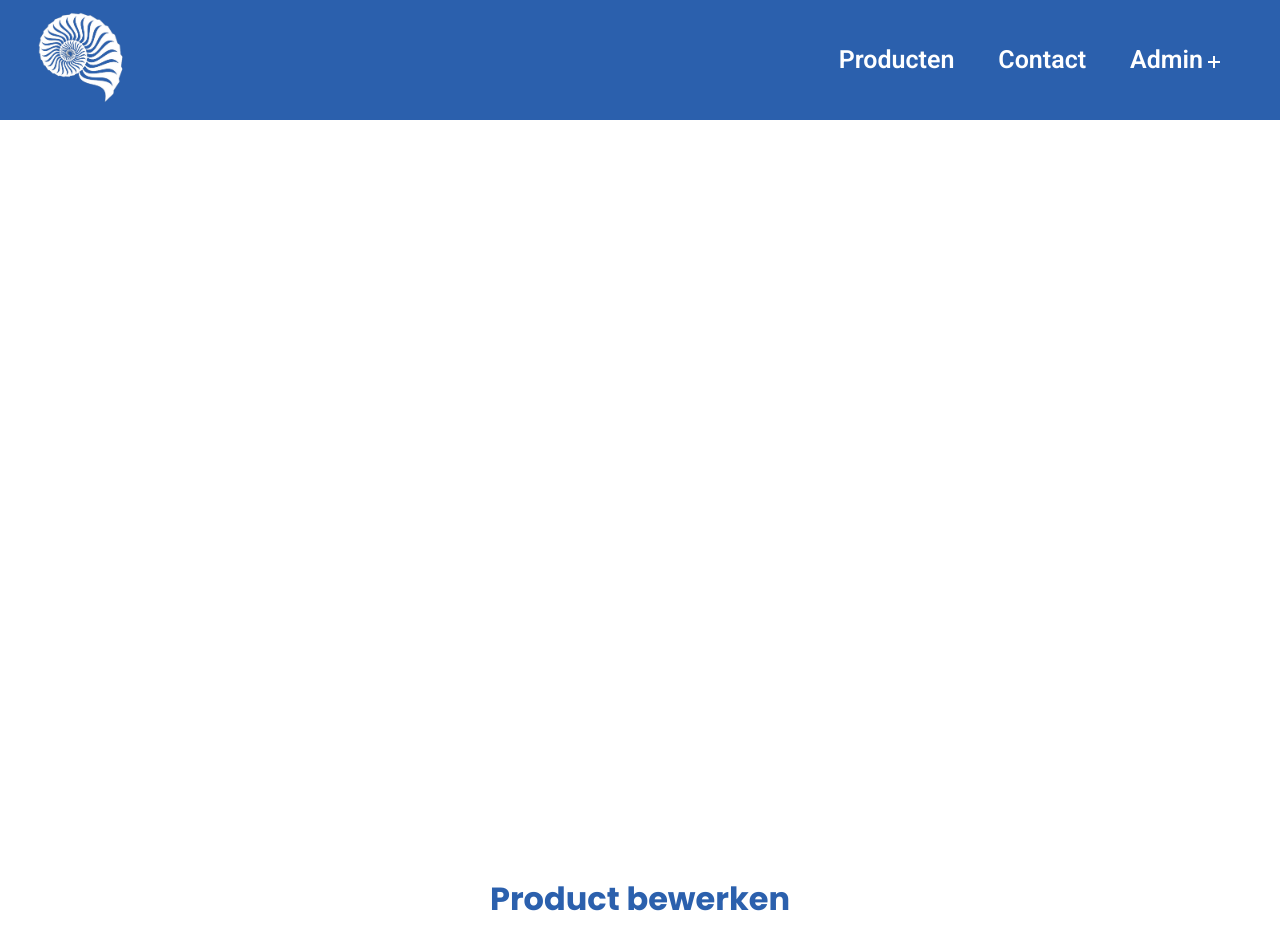
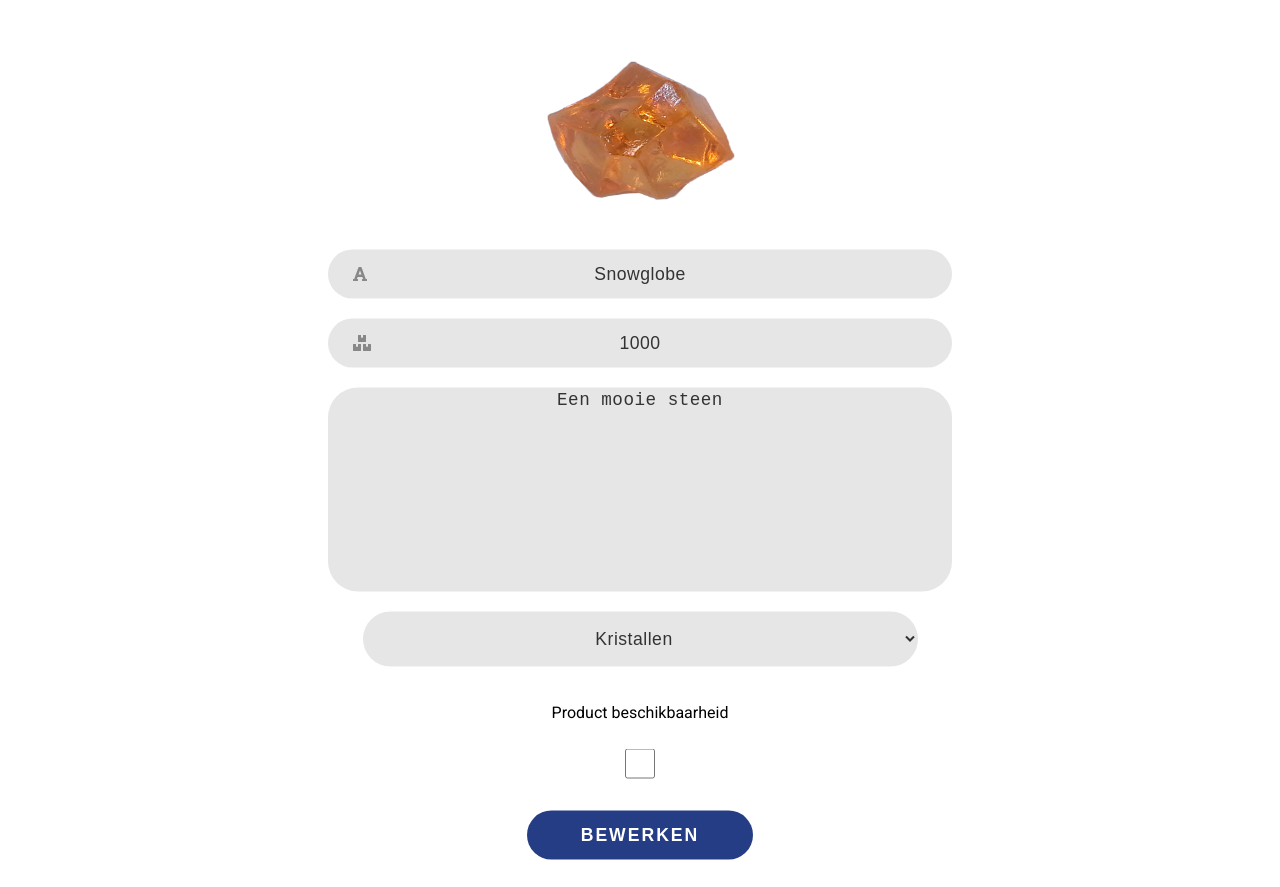
Page /editProduct.php?id=32 (signed in) on the committed database (2 pictures, top to bottom).
### tables this page shows
CREATE TABLE `product_image` (
  `image_id` int(11) NOT NULL,
  `image_name` varchar(250) NOT NULL,
  `product_id` int(11) NOT NULL
);

CREATE TABLE `product` (
  `product_id` int(11) NOT NULL,
  `product_name` varchar(50) NOT NULL,
  `product_price` int(11) NOT NULL,
  `product_category` int(11) NOT NULL,
  `product_description` longtext NOT NULL,
  `product_quantity` int(11) DEFAULT NULL,
  `product_availability` varchar(5) NOT NULL DEFAULT 'true'
);

CREATE TABLE `product_category` (
  `category_id` int(11) NOT NULL,
  `category_name` varchar(250) NOT NULL
);

### classes/dbh.php (called while the page is built)
<?php
class dbh
{
    public function connection()
    {
        try {
            $username = "root";
            $password = "";
            $pdo = new PDO('mysql:host=localhost;dbname=fas', $username, $password);
            return $pdo;
        } catch (PDOException $e) {
            print "Error!:" . $e->getMessage() . "<br/>";
            die();
        }
    }
}

### editProduct.php (the view, shortened to what this page needs)
<?php
include 'incs/header.php';
include 'classes/dbh.php';
$dbh = new Dbh();
$productId = $_GET['id'];
?>
<?php
include 'incs/navBar.php';
?>
<div id="add-product-container">
<?php
$stmt = $dbh->connection()->prepare("SELECT * FROM product INNER JOIN product_image ON product_image.product_id = product.product_id  WHERE product.product_id = :productId");
$stmt->bindParam(':productId', $productId);
$stmt->execute();
$row = $stmt->fetch(PDO::FETCH_ASSOC);
$productName = $row['product_name'];
$productDescription = $row['product_description'];
$productImage = $row['image_name'];
$productCategory = $row['product_category'];
$productStock = $row['product_quantity'];
$productAvailability = $row['product_availability'];
$stmt = $dbh->connection()->prepare("SELECT * FROM product_category WHERE category_id = :productCategory");
$stmt->bindParam(':productCategory', $productCategory);
$stmt->execute();
$row = $stmt->fetch(PDO::FETCH_ASSOC);
$productCategoryName = $row['category_name'];
?>
<div class="titlerow">
        <div class="col-md-12">
            <h1 class="text-center">Product bewerken</h1>
        </div>
    </div>
    <div class="row">
        <div class="col-md-12">
            <form action="" class="login-form" method="post" enctype="multipart/form-data">
            <img src="<?php echo "imgs/$productImage"?>" alt="Product foto" id="productPictureDisplay" onclick="triggerClick()">
            <div class="form-control">
                <input type="text" name="productName" id="productName" placeholder="Naam product" value="<?php echo $productName ?>" required>
                <i class="fas fa-font"></i>
            </div>
            <div class="form-control">
                <input type="text" name="productStock" id="productStock" placeholder="Voorraad product" value="<?php echo $productStock?>" required>
                <i class="fas fa-boxes"></i>
            </div>
            <div class="form-control">
                <textarea name="productDescription" id="productDescription" cols="55" rows="10" placeholder="Beschrijving product" resize="none" required><?php echo $productDescription ?></textarea>
            </div>
            <div class="form-control">
                <select name="productCategory" id="productCategory" required>
                    <option value="<?php echo $productCategory?>"><?php echo $productCategoryName?></option>
                </select>
            </div>
            <br>
            <label for="productAvailability">Product beschikbaarheid</label>
            <br>
            <input type="checkbox" name="productAvailability" id="productAvailability" onclick="checkAvailability()" value="<?php echo $productAvailability?>" <?php if($productAvailability == "true"){echo "checked";}?>>
            <button class="submit" type="submit" name="submit">Bewerken</button>
            </form>
        </div>
    </div>
</div>
<?php
include 'incs/footer.php';
?>

### css/styles.css (style rules this page uses)
html { font-size: 62.5%; font-family: 'roboto', 'sans-serif'; color: black; background: #fff; -webkit-font-smoothing: antialiased; -moz-osx-font-smoothing: grayscale; margin: 0; padding: 0; overflow-x: hidden; }
h1, h2, h3, h4, h5, h6 { font-family: 'poppins', 'sans-serif'; font-weight: bold; }
.login-form { width: 100%; display: flex; flex-direction: column; }
.form-control { width: 100%; position: relative; margin-bottom: 24px; }
.form-control input, button { border: none; outline: none; border-radius: 30px; font-size: 1.1em; }
.form-control input { width: 100%; background: #e6e6e6; color: #333; letter-spacing: 0.5px; padding: 14px 50px; }
.form-control input ~ i { position: absolute; left: 25px; top: 50%; transform: translateY(-50%); color: #888; transition: color 0.4s; }
button.submit { color: #fff; padding: 14px 54px; margin: 32px auto; text-transform: uppercase; letter-spacing: 2px; font-weight: bold; background-color:#253d84; cursor: pointer; transition: opacity 0.4s; }
#add-product-container { margin-top: 150px; position: absolute; top: 60%; left: 50%; transform: translate(-50%, -50%); width: 100%; height: 100%; z-index: 100; text-align: center; justify-content: center; align-items: center; display: flex; flex-direction: column; }
#add-product-container form { padding-bottom: 10px; }
#add-product-container .form-control { text-align: center; width: 100%; display: flex; justify-content: center; align-items: center; margin: 10px auto ; }
#add-product-container .form-control input { text-align: center; }
#add-product-container .form-control textarea { text-align: center; background: #e6e6e6; color: #333; letter-spacing: 0.5px; border: none; outline: none; border-radius: 30px; font-size: 1.1em; resize: none; }
#add-product-container .form-control select { text-align: center; background: #e6e6e6; color: #333; letter-spacing: 0.5px; border: none; outline: none; border-radius: 30px; font-size: 1.1em; width: 555px; height: 55px; }
#productPictureDisplay { width: 200px; height: 200px; border-radius: 50%; margin: 10px auto; display: block; }
#add-product-container h1 { color: #2b60ad; }
#add-product-container input[type="checkbox"] { width: 30px; height: 30px; margin: 0 auto; }

### rows in the picture
product_image: image_name (picture), productName "Snowglobe", productStock "1000", productDescription "Een mooie steen"
product_category: productCategory "Kristallen"
